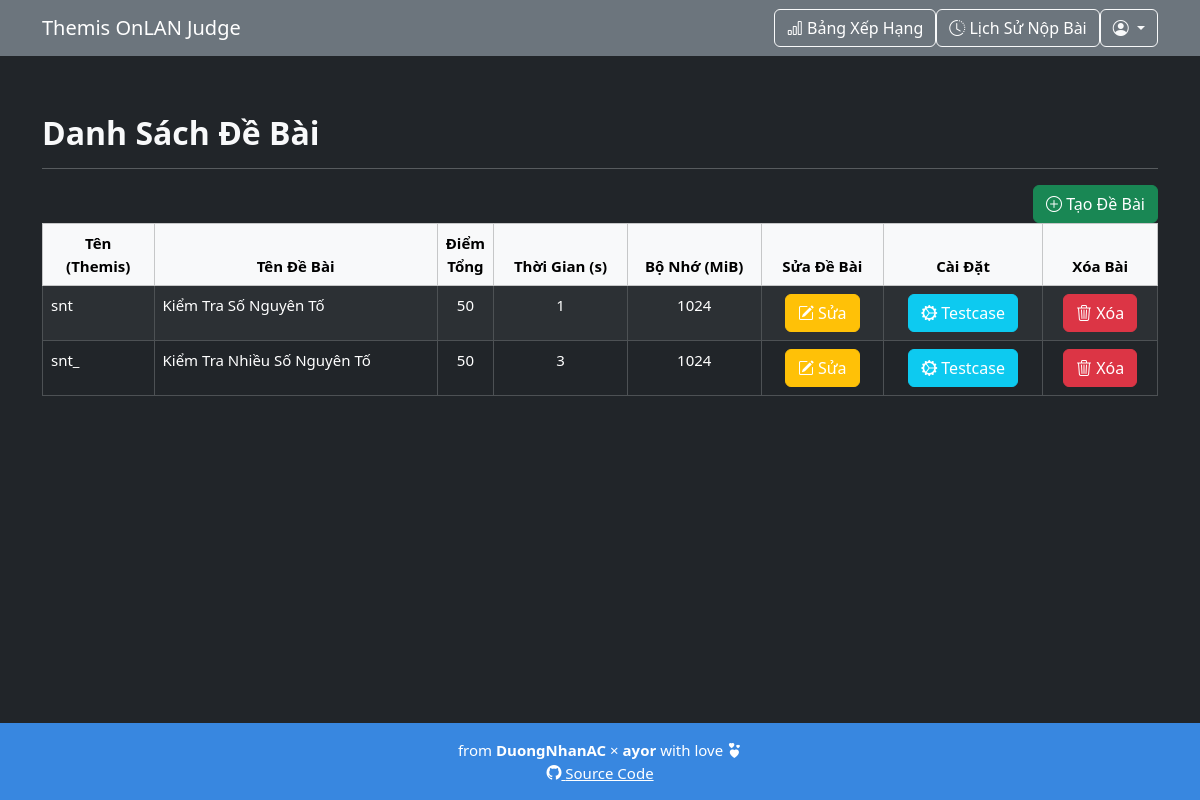
The app's page /problems.php (signed in) with its own data.
### tables this page shows
CREATE TABLE IF NOT EXISTS `problems` (
  `id` int(11) NOT NULL AUTO_INCREMENT,
  `name` varchar(255) NOT NULL,
  `full_name` varchar(255) NOT NULL,
  `total_score` int(11) NOT NULL,
  `time_limit` float NOT NULL,
  `memory_limit` int(11) NOT NULL,
  `description` longtext NOT NULL,
  `order_id` int(11) DEFAULT -1,
  `submissions_limit` int(11) DEFAULT -1,
  `stdin` tinyint(1) NOT NULL DEFAULT 0,
  `stdout` tinyint(1) NOT NULL DEFAULT 0,
  PRIMARY KEY (`id`),
  UNIQUE KEY `name` (`name`)
);

### problems.php (the view, shortened to what this page needs)
<?php
require 'config.php';
$stmt = $pdo->query("SELECT id, name, full_name, total_score, time_limit, memory_limit FROM problems");
$problems = $stmt->fetchAll(PDO::FETCH_ASSOC);
?>
<!DOCTYPE html>
<html lang="vi">
<head>
	<link href="assets/css/prism.css" rel="stylesheet">
	<link rel="stylesheet" href="assets/css/bootstrap.min.css">
	<link rel="stylesheet" href="assets/css/bootstrap-icons.css">
	<link rel="stylesheet" href="assets/css/styles.css">
</head>
<body class="bg-dark text-light">
	<nav class="navbar navbar-expand-lg navbar-dark bg-secondary">
		<div class="container">
			<a class="navbar-brand" href="index.php">Themis OnLAN Judge</a>
			<div class="collapse navbar-collapse justify-content-end" id="navbarNav">
				<a href="ranking.php" class="btn btn-outline-light">
					<i class="bi bi-bar-chart"></i> Bảng Xếp Hạng
				</a>
				<?php if (isset($_SESSION['user_id'])): ?>
					<a href="submissions.php" class="btn btn-outline-light">
						<i class="bi bi-clock-history"></i> Lịch Sử Nộp Bài
					</a>
					<div class="dropdown">
						<button class="btn btn-outline-light dropdown-toggle" type="button" id="userDropdown" data-bs-toggle="dropdown">
							<i class="bi bi-person-circle"></i>
						</button>
					</div>
				<?php else: ?>
					<a href="auth.php" class="btn btn-success">
						<i class="bi bi-person-plus-fill"></i> Đăng Nhập/Đăng Ký
					</a>
				<?php endif; ?>
			</div>
		</div>
	</nav>
<div class="container mt-5">
	<h2>Danh Sách Đề Bài</h2>
	<hr>
	<a href="create_problem.php" class="btn btn-success float-end"><i class="bi bi-plus-circle"></i> Tạo Đề Bài</a>
	<table class="table table-dark table-striped table-hover mt-3 table-bordered">
		<thead class="table-light text-dark text-center">
			<tr>
			<th style="width: 10%;">Tên (Themis)</th>
			<th style="min-width: 20%;">Tên Đề Bài</th>
			<th style="width: 5%;">Điểm Tổng</th>
			<th style="width: 12%;">Thời Gian (s)</th>
			<th style="width: 12%;">Bộ Nhớ (MiB)</th>
			<th>Sửa Đề Bài</th>
			<th>Cài Đặt</th>
			<th>Xóa Bài</th>
			</tr>
		</thead>
		<tbody>
			<?php foreach ($problems as $problem): ?>
				<tr>
					<td><?php echo htmlspecialchars($problem['name']); ?></td>
					<td><?php echo htmlspecialchars($problem['full_name']); ?></td>
					<td class="text-center"><?php echo htmlspecialchars($problem['total_score']); ?></td>
					<td class="text-center"><?php echo htmlspecialchars($problem['time_limit']); ?></td>
					<td class="text-center"><?php echo htmlspecialchars($problem['memory_limit']); ?></td>
					<td class="text-center">
						<?php if ($_SESSION['role'] === 'admin'): ?>
							<a href="edit_problem.php?id=<?php echo $problem['id']; ?>" class="btn btn-warning"><i class="bi bi-pencil-square"></i> Sửa</a>
						<?php else: ?>
							<span class="text-muted"><small>Đừng Nhìn Tôi</small></span>
						<?php endif; ?>
					</td>
					<td class="text-center">
						<?php if ($_SESSION['role'] === 'admin'): ?>
							<a href="testcase_settings.php?name=<?php echo $problem['name']; ?>" class="btn btn-info"><i class="bi bi-gear-wide-connected"></i> Testcase</a>
						<?php else: ?>
							<span class="text-muted"><small>Đừng Nhìn Tôi</small></span>
						<?php endif; ?>
					</td>
					<td class="text-center">
						<?php if ($_SESSION['role'] === 'admin'): ?>
							<form method="POST" onsubmit="return confirmDelete(<?php echo $problem['id']; ?>, '<?php echo htmlspecialchars($problem['name'], ENT_QUOTES, 'UTF-8'); ?>');">
								<button type="submit" class="btn btn-danger"><i class="bi bi-trash3"></i> Xóa</button>
							</form>
						<?php else: ?>
							<span class="text-muted"><small>Đừng Nhìn Tôi</small></span>
						<?php endif; ?>
					</td>
				</tr>
			<?php endforeach; ?>
		</tbody>
	</table>
</div>
</body>
<footer>
	<div class="text-center mt-3">
		<p>from <b>DuongNhanAC</b> × <b>ayor</b> with love <i class="bi bi-hearts"></i><br />
		<a href="https://github.com/duongnotnhan/themis-onlan-judge"><i class="bi bi-github"></i> Source Code</a></p>
	</div>
</footer>
</html>

### assets/css/styles.css (style rules this page uses)
html { height: 100%; }
.container a { color: #fff !important; }
:root { --bs-link-color-rgb: #7de77d; }
#problemDescription h1, h2, h3 { margin-top: 10px; font-weight: bold; }
body { min-height: 100%; margin: 0; font-size: 15px; display: flex; flex-direction: column; }
footer { margin-top: auto; background-color: rgb(56, 135, 224); color: white; text-align: center; }

### records on screen
problems: name "snt", full_name "Kiểm Tra Số Nguyên Tố", total_score "50", time_limit "1", memory_limit "1024"
problems: name "snt_", full_name "Kiểm Tra Nhiều Số Nguyên Tố", total_score "50", time_limit "3", memory_limit "1024"
